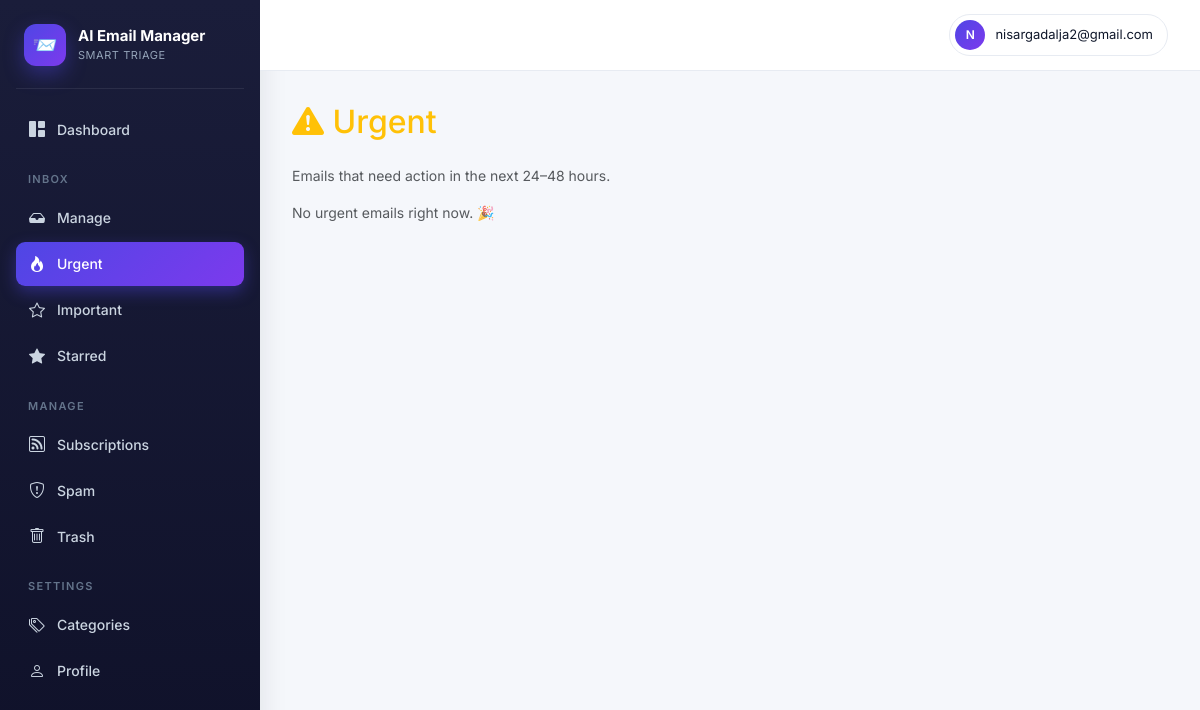
The app's page /accounts/urgent/ (signed in), older data.
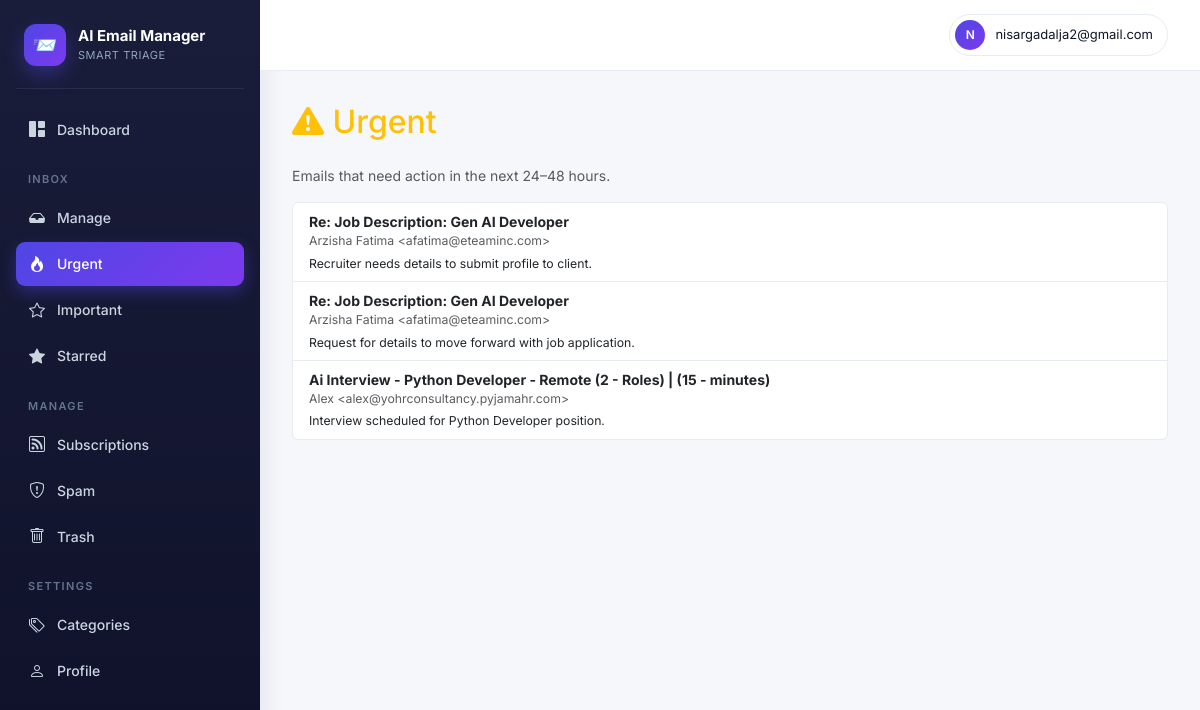
The same page, newer data.
### accounts/models.py (models this page shows)
class ClassifiedEmail(models.Model):
    user            = models.ForeignKey(User, on_delete=models.CASCADE, related_name="classified_emails")
    gmail_id        = models.CharField(max_length=64)
    thread_id       = models.CharField(max_length=64, blank=True)
    subject         = models.CharField(max_length=500, blank=True)
    sender          = models.CharField(max_length=300, blank=True)
    sender_email    = models.CharField(max_length=200, blank=True)
    snippet         = models.TextField(blank=True)
    received_at     = models.DateTimeField(null=True, blank=True)
    category        = models.ForeignKey(EmailCategory, on_delete=models.SET_NULL, null=True, blank=True)
    custom_category = models.ForeignKey(UserCustomCategory, on_delete=models.SET_NULL, null=True, blank=True)
    importance      = models.IntegerField(default=3)
    is_urgent       = models.BooleanField(default=False)
    is_event        = models.BooleanField(default=False)
    event_when      = models.CharField(max_length=120, blank=True)
    reason          = models.TextField(blank=True)
    action_taken    = models.CharField(max_length=16, default="kept")
    unsubscribe_url = models.URLField(max_length=1000, blank=True)
    classified_at   = models.DateTimeField(auto_now_add=True)
    class Meta:
        unique_together = [("user", "gmail_id")]
        indexes = [models.Index(fields=["user", "-received_at"])]

### accounts/views.py (the view)
# urls.py: path("urgent/",           views.urgent_view,     name="urgent"),
@login_required
def urgent_view(request):
    qs = (ClassifiedEmail.objects.filter(user=request.user, is_urgent=True)
          .select_related("category").order_by("-received_at")[:100])
    return render(request, "urgent.html", {"emails": qs})

### templates/urgent.html (shortened to what this page needs)
{% extends "base.html" %}{% block title %}Urgent{% endblock %}
{% block body %}
<h2 class="mb-4 text-warning"><i class="bi bi-exclamation-triangle-fill"></i> Urgent</h2>
<p class="text-muted">Emails that need action in the next 24–48 hours.</p>
<div class="list-group">
  {% for e in emails %}
    <a href="{% url 'email_detail' e.gmail_id %}?back=urgent" class="list-group-item list-group-item-action">
      <div class="d-flex justify-content-between">
        <strong>{{ e.subject }}</strong>
      </div>
      <div class="text-muted small">{{ e.sender }}</div>
      <div class="small mt-1">{{ e.reason }}</div>
    </a>
  {% empty %}<div class="text-muted">No urgent emails right now. 🎉</div>{% endfor %}
</div>
{% endblock %}

Row changes from the older to the newer data that the page shows:
added ClassifiedEmail: subject "Re: Job Description: Gen AI Developer", sender "Arzisha Fatima <afatima@eteaminc.com>", reason "Recruiter needs details to submit profile to client."
added ClassifiedEmail: subject "Re: Job Description: Gen AI Developer", sender "Arzisha Fatima <afatima@eteaminc.com>", reason "Request for details to move forward with job application."
added ClassifiedEmail: subject "Ai Interview - Python Developer - Remote (2 - Roles) | (15 - minutes)", sender "Alex <alex@yohrconsultancy.pyjamahr.com>", reason "Interview scheduled for Python Developer position."
Text that changed along with them:
text no longer shown: "No urgent emails right now. 🎉"
